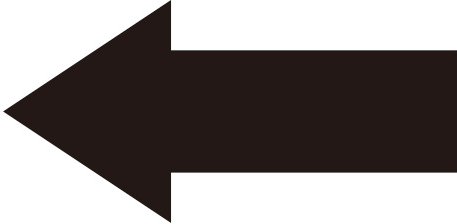
#> input picture image-rec/src/templete_arrow.png, 457 x 224 px
$ python knn.py
#> lines starting #> are read from the running program, lines starting #| are printed output that depends on the picture
# -*- coding: utf-8 -*-
import cv2

# 画像１
img1 = cv2.imread("../src/templete_arrow.png", 0)
#> img1: shape (224, 457); min 21, max 255, mean 135.9
# 画像２
img2 = cv2.imread("../src/right_img.png", 0)
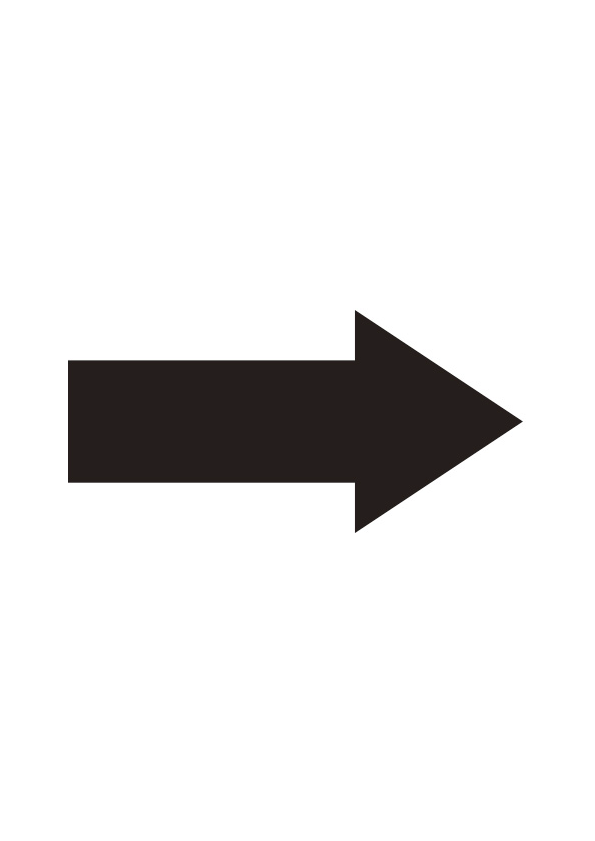
#> input picture image-rec/src/right_img.png, 595 x 841 px
#> img2: shape (841, 595); min 23, max 255, mean 230.9
#img2 = cv2.imread("../src/left_img.png", 0)
#img2 = cv2.imread("../src/up_img.png", 0)
#img2 = cv2.imread("../src/down_img.png", 0)

# ORB特徴点検出器を作る
orb = cv2.ORB_create()

# 特徴量の検出と特徴量ベクトルの計算
kp1, des1 = orb.detectAndCompute(img1, None)
#> kp1 = 6 keypoints; (x, y, size): (172, 49, 31), (172, 173, 31), (171, 174, 44.6), (172, 174, 37.2), (171, 49, 44.6), (172, 49, 37.2)
kp2, des2 = orb.detectAndCompute(img2, None)
#> kp2 = 46 keypoints; strongest (x, y, size): (520, 421, 31), (353, 483, 31), (353, 359, 37.2), (518, 420, 44.6)


# Brute-Force Matcher生成
bf = cv2.BFMatcher()
# 特徴量ベクトル同士をBrute-Force＆KNNでマッチング
matches = bf.knnMatch(des1, des2, k=2)
#> matches = 6 matches


print(len(matches))
#| 6

# データを間引きする
ratio = 0.2
good = []
for m, n in matches:
    if m.distance < ratio * n.distance:
        good.append([m])
#> this loop made 6 passes
#> after the loop, good = 2 matches

# 対応する特徴点同士を描画
img3 = cv2.drawMatchesKnn(img1, kp1, img2, kp2, good, None, flags=2)
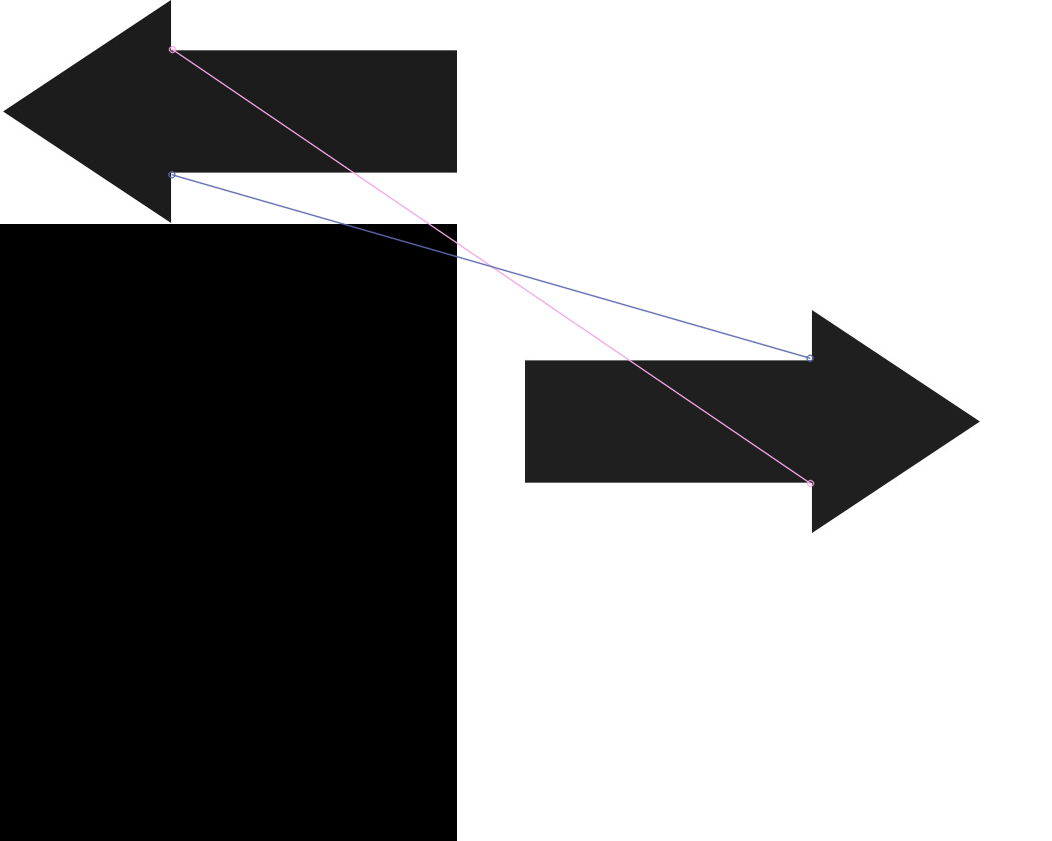
#> img3: shape (841, 1052, 3); mean of channels 0, 1, 2 146.4, 146.3, 146.3; drawn as B, G, R

# 画像表示
cv2.imshow('img', img3)

# キー押下で終了
cv2.waitKey(0)
cv2.destroyAllWindows()
